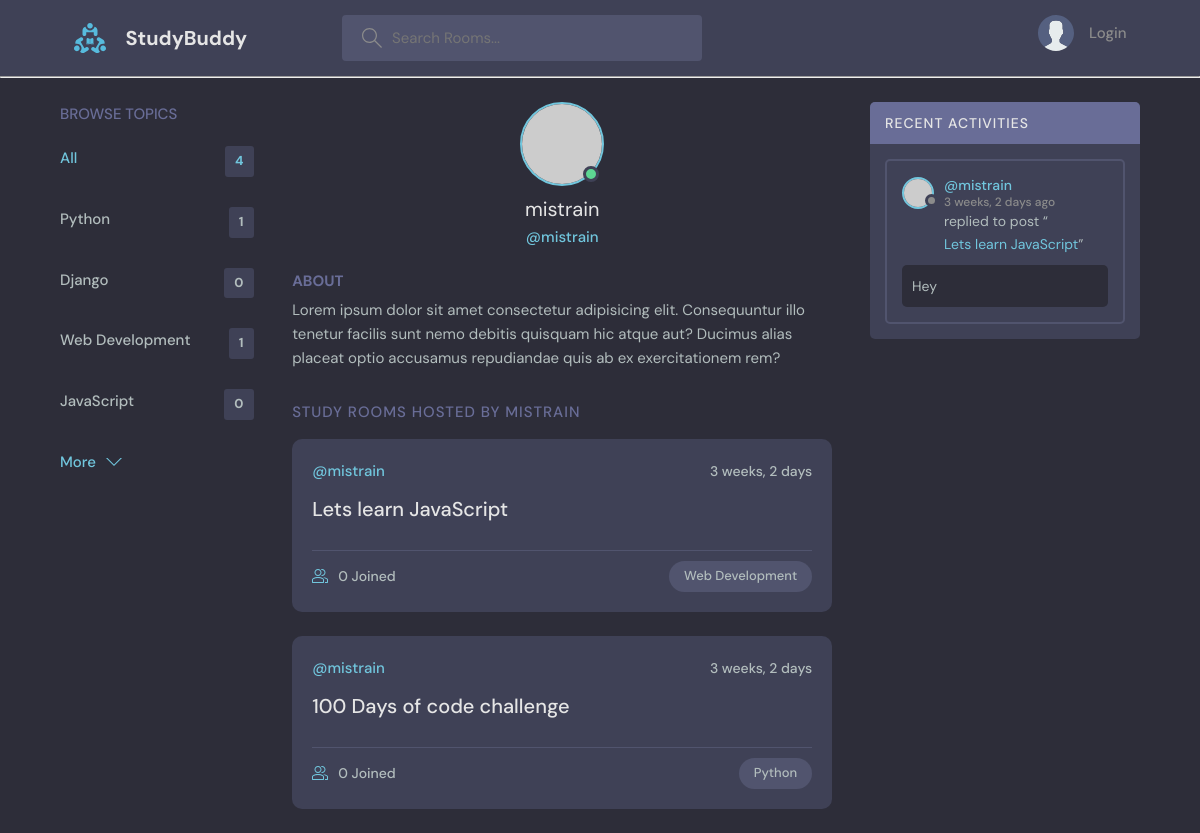
Page /profile/1/ on the earlier database version.
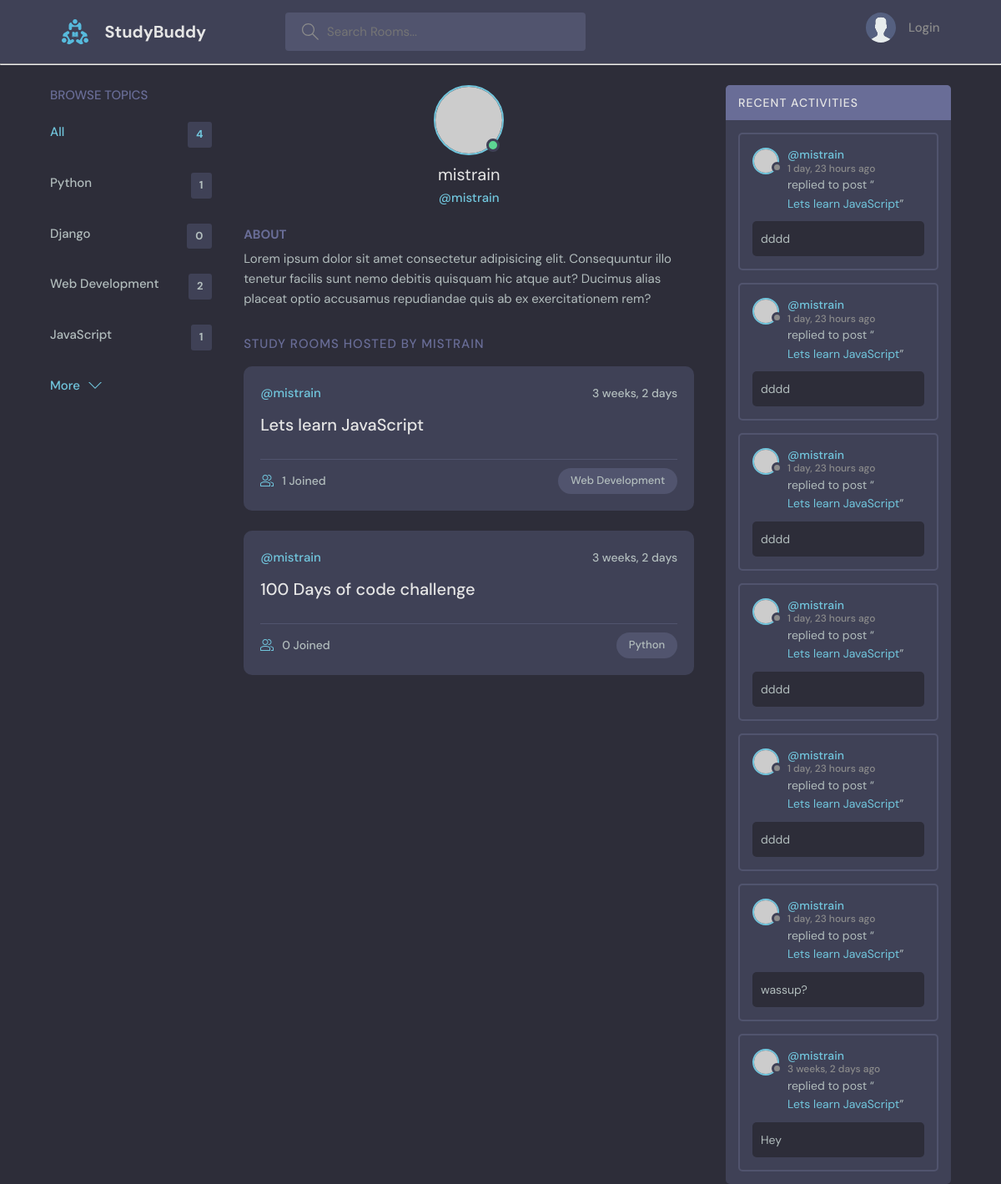
Same page on the later database version.
### base/models.py (models this page shows, shortened)
class Topic(models.Model):
    name = models.CharField(max_length=200)

class Room(models.Model):
    host = models.ForeignKey(User, on_delete=models.SET_NULL, null=True)
    topic = models.ForeignKey(Topic, on_delete=models.SET_NULL, null=True)
    name = models.CharField(max_length=200)
    description = models.TextField(null=True)
    participants = models.ManyToManyField(User, related_name='participants', blank=True)
    updated = models.DateTimeField(auto_now=True)
    created = models.DateTimeField(auto_now_add=True)
    class Meta:
        ordering = ['-updated', '-created']
    def __str__(self):
        return self.name

class Message(models.Model):
    user = models.ForeignKey(User, on_delete=models.CASCADE)
    room = models.ForeignKey(Room, on_delete=models.CASCADE)
    body = models.TextField()
    updated = models.DateTimeField(auto_now=True)
    created = models.DateTimeField(auto_now_add=True)
    class Meta:
        ordering = ['-updated', '-created']

### base/views.py (the view)
# urls.py: path('profile/<str:pk>/', views.userProfile, name="user-profile"),
def userProfile(request, pk):
    user = User.objects.get(id=pk)
    rooms = user.room_set.all()
    room_count = rooms.count()
    room_messages = user.message_set.all()
    topics = Topic.objects.all()
    context = {'user': user, 'rooms': rooms, 'room_messages': room_messages,
               'topics': topics, 'room_count': room_count}
    return render(request, 'base/profile.html', context)

### base/templates/base/profile.html (shortened to what this page needs)
{% extends 'main.html' %}
{% block content %}
<main class="profile-page layout layout--3">
  <div class="container">
    {% include "base/topics_component.html" %}
    <div class="roomList">
      <div class="profile">
        <div class="profile__avatar">
          <div class="avatar avatar--large active">
            <img src="https://randomuser.me/api/portraits/men/11.jpg" />
          </div>
        </div>
        <div class="profile__info">
          <h3>{{user.username}}</h3>
          <p>@{{ user.username }}</p>
        </div>
        <div class="profile__about">
          <h3>About</h3>
          <p>
            Lorem ipsum dolor sit amet consectetur adipisicing elit. Consequuntur illo tenetur
            facilis sunt nemo debitis quisquam hic atque aut? Ducimus alias placeat optio
            accusamus repudiandae quis ab ex exercitationem rem?
          </p>
        </div>
      </div>
      <div class="roomList__header">
        <div>
          <h2>Study Rooms Hosted by {{user.username}}</a>
          </h2>
        </div>
      </div>
      {% include "base/feed_component.html" %}
    </div>
    {% include "base/activity_component.html" %}
  </div>
</main>
{% endblock content %}

### base/templates/base/topics_component.html
<div class="topics">
  <div class="topics__header">
    <h2>Browse Topics</h2>
  </div>
  <ul class="topics__list">
    <li>
      <a href="{% url 'home' %}" class="active">All <span>{{topics.count}}</span></a>
    </li>
    {% for topic in topics %}
    <li>
      <a href="{% url 'home' %}?q={{topic.name}}">{{topic.name}}<span>{{topic.room_set.all.count}}</span></a>
    </li>
    {% endfor %}
  </ul>
  <a class="btn btn--link" href="{% url 'topics' %}">
    More
    <svg version="1.1" xmlns="http://www.w3.org/2000/svg" width="32" height="32" viewBox="0 0 32 32">
      <title>chevron-down</title>
      <path d="M16 21l-13-13h-3l16 16 16-16h-3l-13 13z"></path>
    </svg>
  </a>
</div>

### base/templates/base/feed_component.html (shortened to what this page needs)
{% for room in rooms %}
<div class="roomListRoom">
    <div class="roomListRoom__header">
      <a href="{% url 'user-profile' room.host.id %}" class="roomListRoom__author">
        <span>@{{room.host.username}}</span>
      </a>
      <div class="roomListRoom__actions">
        <span>{{room.created|timesince}}</span>
      </div>
    </div>
    <div class="roomListRoom__content">
      <a href="{% url 'room' room.id %}">{{room.name}}</a>
    </div>
    <div class="roomListRoom__meta">
      <a href="{% url 'room' room.id %}" class="roomListRoom__joined">
        {{room.participants.all.count}} Joined
      </a>
      <p class="roomListRoom__topic">{{room.topic.name}}</p>
    </div>
  </div>
{% endfor %}

### base/templates/base/activity_component.html (shortened to what this page needs)
<div class="activities">
  <div class="activities__header">
    <h2>Recent Activities</h2>
  </div>
  {% for message in room_messages %}
  <div class="activities__box">
    <div class="activities__boxHeader roomListRoom__header">
      <a href="{% url 'user-profile' message.user.id %}" class="roomListRoom__author">
        <div class="avatar avatar--small">
          <img src="https://randomuser.me/api/portraits/women/11.jpg" />
        </div>
        <p>
          @{{message.user}}
          <span>{{message.created|timesince}} ago</span>
        </p>
      </a>
    </div>
    <div class="activities__boxContent">
      <p>replied to post “<a href="{% url 'room' message.room.id %}">{{ message.room }}</a>”</p>
      <div class="activities__boxRoomContent">{{message.body}}</div>
    </div>
  </div>
  {% endfor %}
</div>

Differences in the rows shown:
computed for Topic "Web Development": room_set.all.count "1" → "2"
computed for Topic "JavaScript": room_set.all.count "0" → "1"
changed Room "Lets learn JavaScript": participants.all.count "0" → "1"
added Message: user "mistrain", created "1 day, 23 hours", room "Lets learn JavaScript", body "dddd"
added Message: user "mistrain", created "1 day, 23 hours", room "Lets learn JavaScript", body "dddd"
added Message: user "mistrain", created "1 day, 23 hours", room "Lets learn JavaScript", body "dddd"
added Message: user "mistrain", created "1 day, 23 hours", room "Lets learn JavaScript", body "dddd"
added Message: user "mistrain", created "1 day, 23 hours", room "Lets learn JavaScript", body "dddd"
added Message: user "mistrain", created "1 day, 23 hours", room "Lets learn JavaScript", body "wassup?"
